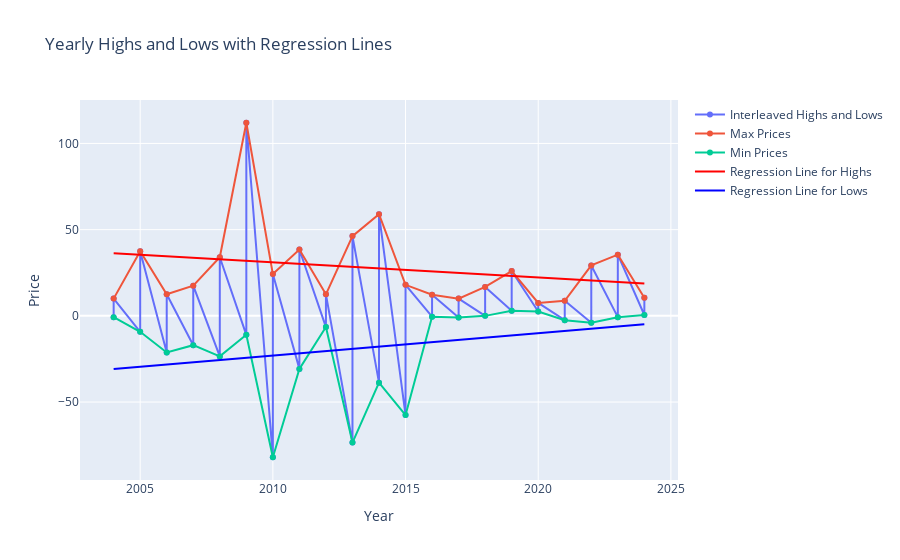

Notebook source saved alongside this figure:
### Code cell
extract_yearly_highs_lows('./data/SMK25-N25-Q25.csv')
